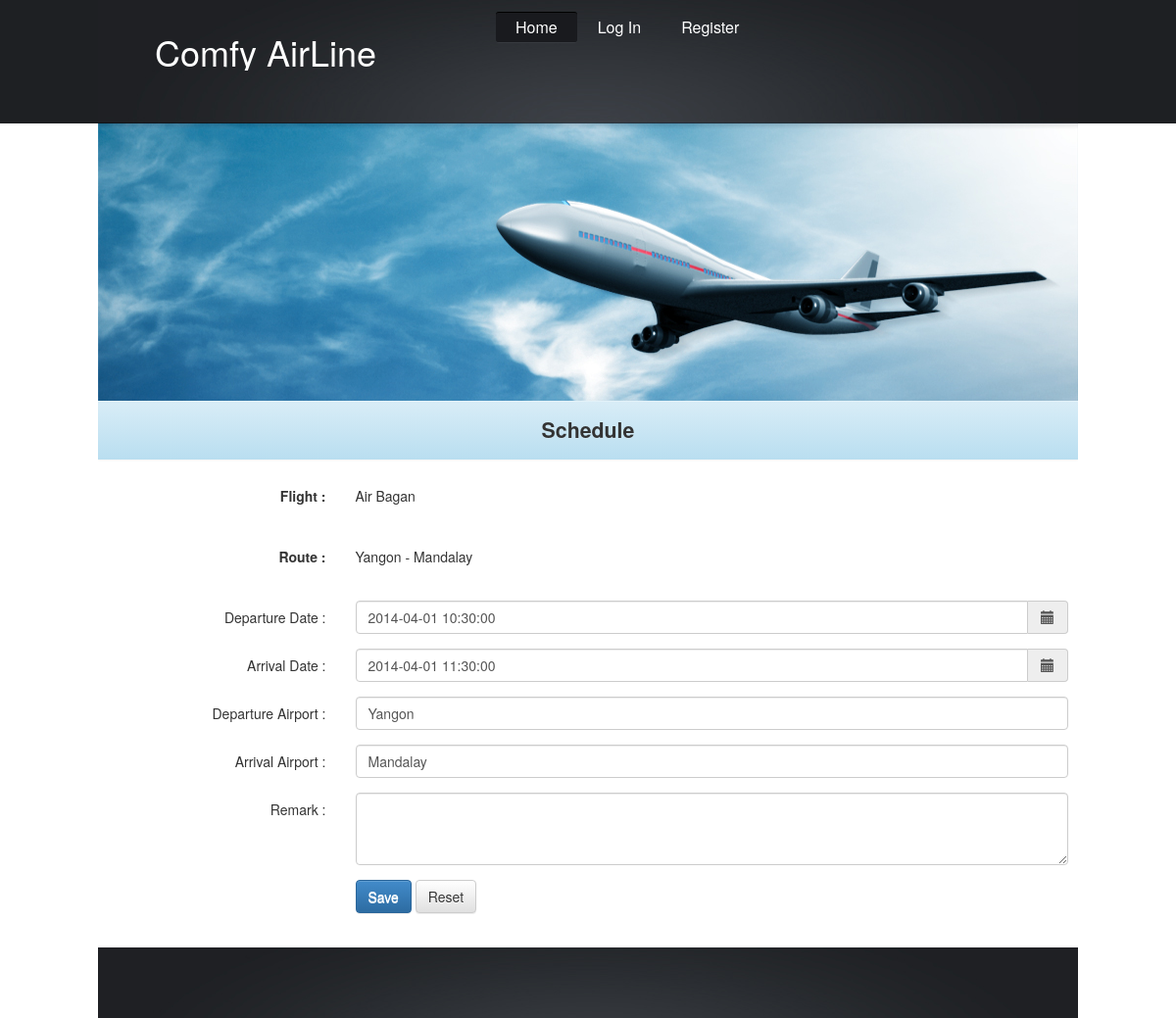
The page /schedule.php?schedule_id=SCH_000001 on the database its author committed.
### tables this page shows
CREATE TABLE IF NOT EXISTS `schedules` (
  `schedule_id` varchar(15) NOT NULL,
  `flight_id` varchar(15) NOT NULL,
  `route_id` varchar(15) NOT NULL,
  `departure_datetime` datetime NOT NULL,
  `arrival_datetime` datetime NOT NULL,
  `departure_airport` varchar(50) NOT NULL,
  `arrival_airport` varchar(50) NOT NULL,
  `active` int(1) NOT NULL,
  `remark` varchar(255) NOT NULL,
  PRIMARY KEY (`schedule_id`)
);

CREATE TABLE IF NOT EXISTS `flights` (
  `flight_id` varchar(15) NOT NULL,
  `name` varchar(50) NOT NULL,
  `remark` varchar(255) NOT NULL,
  PRIMARY KEY (`flight_id`)
);

CREATE TABLE IF NOT EXISTS `routes` (
  `route_id` varchar(15) NOT NULL,
  `title` varchar(50) NOT NULL,
  `hour` int(2) NOT NULL,
  `min` int(2) NOT NULL,
  `remark` varchar(255) NOT NULL,
  PRIMARY KEY (`route_id`)
);

### includes/scheduleHelper.php (called while the page is built, shortened)
<?php
class scheduleHelper{
    public static function getScheduleByScheduleID($schdule_id){
        $sql = "SELECT schedules.*,flights.*,routes.* " .
                "FROM schedules " .
                        "INNER JOIN flights " .
                        "ON schedules.flight_id=flights.flight_id " .
                        "INNER JOIN routes " .
                        "ON schedules.route_id=routes.route_id " .
                        "WHERE schedules.schedule_id='" . $schdule_id . "' " .
                        "AND schedules.active=1 " .
                        "ORDER BY schedule_id";
        $result = mysql_query($sql) or die(mysql_error());
        $output=array();
        while ($row = mysql_fetch_array($result)){
            $output[]=array(
                'schedule_id'=>$row['schedule_id'],
                'flight_id'=>$row['flight_id'],
                'flight_name'=>$row['name'],
                'route_id'=>$row['route_id'],
                'route_title'=>$row['title'],
                'departure_datetime'=>$row['departure_datetime'],
                'arrival_datetime'=>$row['arrival_datetime'],
                'departure_airport'=>$row['departure_airport'],
                'arrival_airport'=>$row['arrival_airport'],
                'active'=>$row['active'],
                'remark'=>$row['remark'],
                'hour'=>$row['hour'],
                'min'=>$row['min'],
            );
        }
        return $output;
    }
}

### includes/flightHelper.php (called while the page is built, shortened)
<?php
class flightHelper {
    public static function getFlightNameByFligthID($flight_id) {
        $name = null;
        $sql = "SELECT name " .
                "FROM flights " .
                "WHERE flight_id='" . $flight_id . "' " .
                "ORDER BY name";
        $result = mysql_query($sql) or die(mysql_error());
        while ($row = mysql_fetch_array($result)) {
            $name=$row['name'];
        }
        return $name;
    }
}
?>

### includes/routeHelper.php (called while the page is built, shortened)
<?php
class routeHelper {
    public static function getRouteTitleByRouteID($route_id) {
        $title = null;
        $sql = "SELECT * " .
                "FROM routes " .
                "WHERE route_id='" . $route_id . "' " .
                "ORDER BY title";
        $result = mysql_query($sql) or die(mysql_error());
        while ($row = mysql_fetch_array($result)) {
            $title = $row['title'];
        }
        return $title;
    }
}
?>

### schedule.php (the view, shortened to what this page needs)
<?php require_once("includes/routeHelper.php"); ?>
<?php require_once("includes/flightHelper.php"); ?>
<?php require_once("includes/scheduleHelper.php"); ?>
<?php
if (isset($_POST['submitted'])) {
    if (isset($_POST['schedule_id'])) {
        $schedule_id = $_POST['schedule_id'];
    } else {
        $schedule_id = autoID::getAutoID('schedules', 'schedule_id', 'SCH_', 6);
    }
    $seat_id = $_POST['flight_id'];
    $route_id = $_POST['route_id'];
    $departure_datetime = $_POST['departure_datetime'];
    $arrival_datetime = $_POST['arrival_datetime'];
    $departure_airport = $_POST['departure_airport'];
    $arrival_airport = $_POST['arrival_airport'];
    $remark = $_POST['remark'];
    $departure_datetime_string = date('Y-m-d H:i:00', strtotime($departure_datetime));
    $arrival_datetime_string = date('Y-m-d H:i:00', strtotime($arrival_datetime));
    if (isset($_POST['schedule_id'])) {
        $schedule_sql = "Update " .
                "schedules " .
                "SET departure_datetime='" . $departure_datetime_string . "', " .
                "arrival_datetime='" . $arrival_datetime_string . "', " .
                "departure_airport='" . $departure_airport . "', " .
                "arrival_airport='" . $arrival_airport . "', " .
                "remark='" . $remark . "' " .
                "WHERE schedule_id='" . $schedule_id . "'";
    } else {
        $schedule_sql = "INSERT INTO " .
                "schedules(schedule_id,flight_id,route_id,departure_datetime,arrival_datetime,departure_airport,arrival_airport,active,remark) " .
                "VALUES('$schedule_id','$seat_id','$route_id','$departure_datetime_string','$arrival_datetime_string','$departure_airport','$arrival_airport',1,'$remark')";
    }
    mysql_query($schedule_sql) or die(mysql_error());
    messageHelper::setMessage("You have successfully add schedule.", MESSAGE_TYPE_SUCCESS);
    header("Location:booking.php?route_id=" . $route_id);
    exit();
} else {
    $departure_datetime = date('Y-m-d h:i A', time());
    $arrival_datetime = date('Y-m-d h:i A', time());
    $departure_airport = "";
    $arrival_airport = "";
    $remark = "";
    if (isset($_GET['schedule_id'])) {
        $schedule_id = $_GET['schedule_id'];
        $scheduleData = scheduleHelper::getScheduleByScheduleID($schedule_id);
        $seat_id = $scheduleData[0]['flight_id'];
        $route_id = $scheduleData[0]['route_id'];
        $departure_datetime = $scheduleData[0]['departure_datetime'];
        $arrival_datetime = $scheduleData[0]['arrival_datetime'];
        $departure_airport = $scheduleData[0]['departure_airport'];
        $arrival_airport = $scheduleData[0]['arrival_airport'];
        $remark = $scheduleData[0]['remark'];
    } else {
        $seat_id = $_GET['flight_id'];
        $route_id = $_GET['route_id'];
    }
}
?>
<?php include('includes/header.php'); ?>
<div class="row">
    <div class="col-md-12">
        <form role="form" id="schedule" name="schedule" action="schedule.php" method="post" class="form-horizontal">
            <div class="form-group">
                <label class="col-sm-3 control-label">Flight :</label>
                <div class="col-sm-9">
                    <p class="form-control-static"><?php echo flightHelper::getFlightNameByFligthID($seat_id); ?></p>
                </div>
            </div>
            <div class="form-group">
                <label class="col-sm-3 control-label">Route :</label>
                <div class="col-sm-9">
                    <p class="form-control-static"><?php echo routeHelper::getRouteTitleByRouteID($route_id); ?></p>
                </div>
            </div>
            <div class="form-group">
                <div class="col-sm-3 control-label">Departure Date :</div>
                <div class="col-sm-9">
                    <div class='input-group date' id='datetimepicker1'>
                        <input type='text' id="departure_datetime" name="departure_datetime" class="form-control" data-format="YYYY-MM-DD hh:mm A" value="<?php echo $departure_datetime; ?>"/>
                        <span class="input-group-addon"><span class="glyphicon glyphicon-calendar"></span>
                        </span>
                    </div>
                </div>
            </div>
            <div class="form-group">
                <div class="col-sm-3 control-label">Arrival Date :</div>
                <div class="col-sm-9">
                    <div class='input-group date' id='datetimepicker1'>
                        <input type='text' id="arrival_datetime" name="arrival_datetime" class="form-control" data-format="YYYY-MM-DD hh:mm A" value="<?php echo $arrival_datetime; ?>"/>
                        <span class="input-group-addon"><span class="glyphicon glyphicon-calendar"></span>
                        </span>
                    </div>
                </div>
            </div>
            <div class="form-group">
                <div class="col-sm-3 control-label">Departure Airport :</div>
                <div class="col-sm-9">
                    <input type="text" id="departure_airport" name="departure_airport" class="form-control" value="<?php echo $departure_airport; ?>" maxlength="30"/>
                </div>
            </div>
            <div class="form-group">
                <div class="col-sm-3 control-label">Arrival Airport :</div>
                <div class="col-sm-9">
                    <input type="text" id="arrival_airport" name="arrival_airport" class="form-control" value="<?php echo $arrival_airport; ?>" maxlength="30"/>
                </div>
            </div>
            <div class="form-group">
                <div class="col-sm-3 control-label">Remark :</div>
                <div class="col-sm-9">
                    <textarea id="remark" name="remark" class="form-control" value="<?php echo $remark; ?>" rows="3"></textarea>
                </div>
            </div>
            <div class="form-group">
                <div class="col-sm-offset-3 col-sm-9">
                    <button type="submit" name="submitted" class="btn btn-default btn-primary">Save</button>
                    <button type="reset" name="reset"  class="btn btn-default">Reset</button>
                </div>
            </div>
        </form>
    </div>
</div>
<?php include('includes/footer.php'); ?>

### css/style.css (style rules this page uses)
body { background:#fff; border:0; font:14px Arial, Helvetica, sans-serif; color:#3c4046; line-height:20px; min-width:1000px; }
p { padding-bottom:20px; }

### rows shown on the page
schedules: flight.name "Air Bagan", route.title "Yangon - Mandalay", departure_datetime "2014-04-01 10:30:00", arrival_datetime "2014-04-01 11:30:00", departure_airport "Yangon", arrival_airport "Mandalay"

### other values the page prints
$pageTitle "Schedule"
